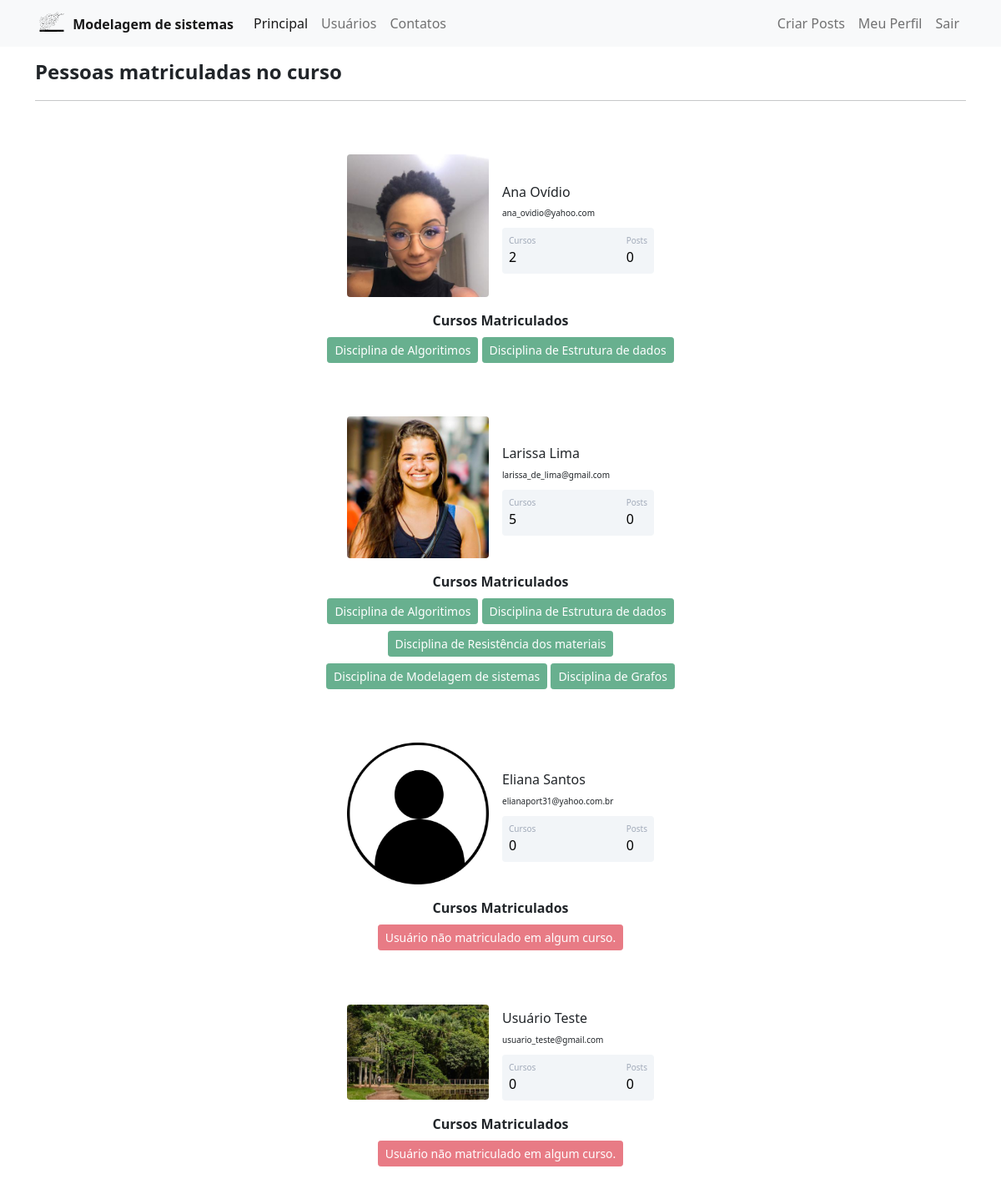
The page /users (signed in) on the database as committed earlier.
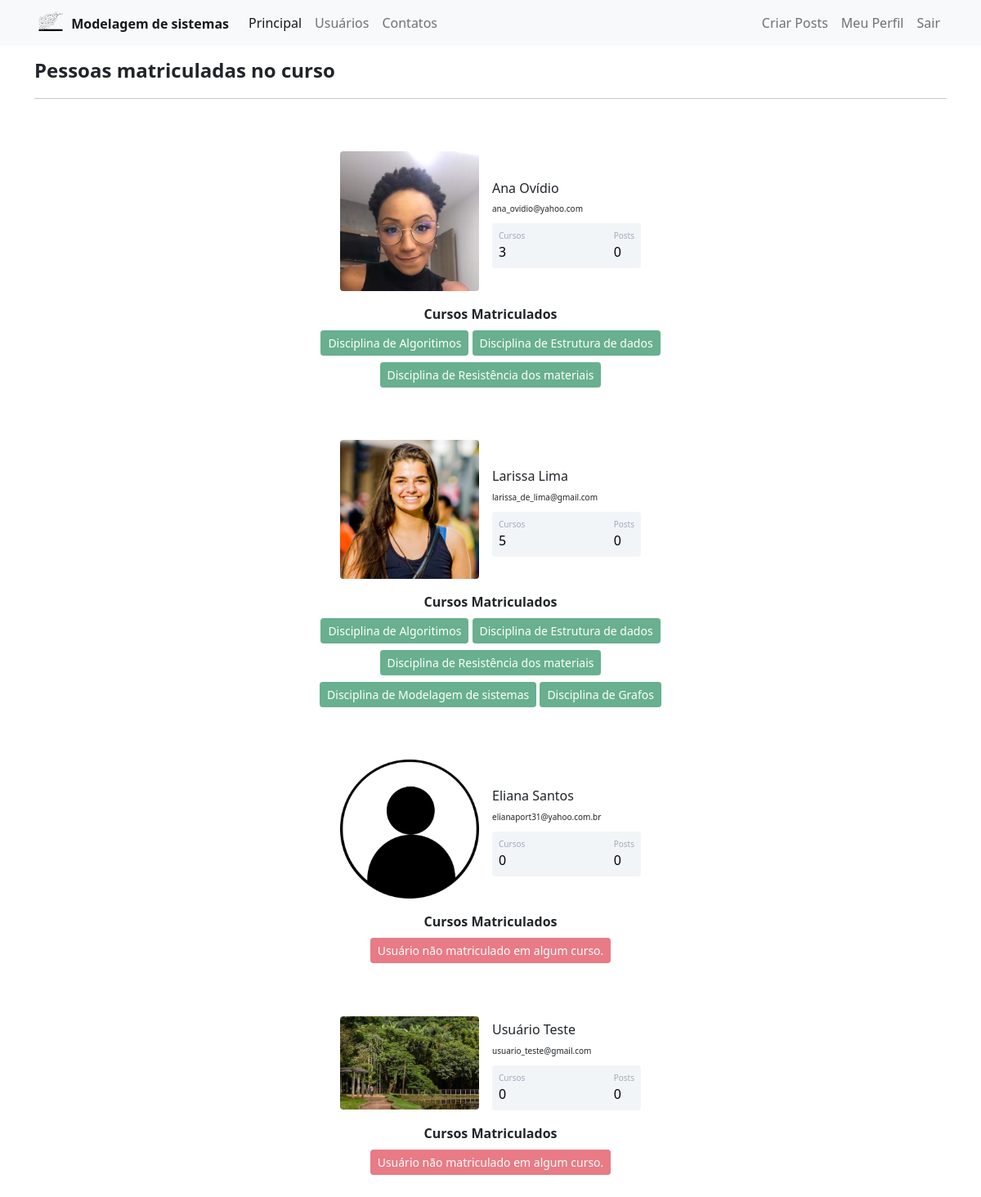
The same page on the database as committed later.
### general_system/models.py (models this page shows)
class Usuario(data_base.Model, UserMixin):
    id = data_base.Column(data_base.Integer, primary_key=True)
    username = data_base.Column(data_base.String, nullable=False)
    email = data_base.Column(data_base.String, nullable=False, unique=True)
    password = data_base.Column(data_base.String, nullable=False)
    perf_photo = data_base.Column(data_base.String, default='default.jpg')
    posts = data_base.relationship('Post', backref='autor', lazy=True)
    courses = data_base.Column(data_base.String, nullable=False, default='')

### general_system/routes.py (the view)
@app.route("/users")
@login_required
def users():
    set_users = Usuario.query.all()
    return render_template('users.html', set_users=set_users)

### general_system/models.py (called while the page is built)
@login_manager.user_loader
def load_user(id_user):
    return Usuario.query.get(int(id_user))

### general_system/templates/users.html (shortened to what this page needs)
{% extends 'base.html' %}
{% block bory %}
    <div class="container">
        <h1><font size="+2"><strong>Pessoas matriculadas no curso</strong></font></h1>
        <hr>
        {% for user in set_users %}
            <div class="container mt-5 d-flex justify-content-center">
                <div class="card p-3">
                    <div class="d-flex align-items-center">
                        <div class="image pe-3"> <img src="{{url_for('static', filename='image_id_user/{}'.format(user.perf_photo))}}" class="rounded" width="170"> </div>
                        <div class="ml-3 w-100">
                            <h4 class="mb-0 mt-0"><font size="3">{{user.username}}</font></h4> <span><font size="1">{{user.email}}</font></span>
                            <div class="p-2 mt-2 bg-primary d-flex justify-content-between rounded text-white stats">
                                {% if 'Não Informado' in user.courses or user.courses == '' %}
                                    <div class="d-flex flex-column"> <span class="articles">Cursos</span> <span class="number1">0</span> </div>
                                {% else %}
                                    <div class="d-flex flex-column"> <span class="articles">Cursos</span> <span class="number1">{{user.courses.count(';') + 1}}</span> </div>
                                {% endif %}
                                <div class="d-flex flex-column"> <span class="rating">Posts</span> <span class="number3">0</span> </div>
                            </div>
                        </div>
                    </div>
                </div>
            </div>
            <div class="row justify-content-center">
                <div class="col col-5" style="text-align: center">
                    <strong>Cursos Matriculados</strong><br>
                    {% if 'Não Informado' in user.courses or user.courses == '' %}
                        <button type="button" class="btn btn-sm btn-danger mt-2" disabled>Usuário não matriculado em algum curso.</button>
                    {% else %}
                        {% for course in user.courses.split(';') %}
                             <button type="button" class="btn btn-sm btn-success mt-2" disabled>{{ course }}</button>
                        {% endfor %}
                    {% endif %}
                </div>
            </div>
        {% endfor %}
    </div>
{% endblock %}

### general_system/templates/base.html (shortened to what this page needs)
<!DOCTYPE html>
<html lang="pt-br">
<head>
    <link href="https://cdn.jsdelivr.net/npm/bootstrap@5.1.3/dist/css/bootstrap.min.css" rel="stylesheet">
    <link rel="stylesheet" type="text/css" href="{{ url_for('static', filename='main.css') }}">
</head>
<body>
    {% include 'navbar.html' %}
    {% block bory %}
    {% endblock %}
</body>
</html>

### general_system/templates/navbar.html (shortened to what this page needs)
<nav class="navbar navbar-expand-lg navbar-light bg-light" xmlns="http://www.w3.org/1999/html">
  <div class="container-fluid container">
    <a class="navbar-brand" href="#">
      <img src="{{ url_for('static', filename='image_navbar/network.svg') }}" alt="" width="40" height="24" class="d-inline-block align-text-top">
      <strong><font size="3">Modelagem de sistemas </font></strong>
    </a>
    <div class="collapse navbar-collapse" id="navbarSupportedContent">
      <ul class="navbar-nav me-auto mb-2 mb-lg-0">
        <li class="nav-item">
          <a class="nav-link active" aria-current="page" href="{{url_for('home')}}">Principal</a>
        </li>
        <li class="nav-item">
          <a class="nav-link" href="{{url_for('users')}}">Usuários</a>
        </li>
        <li class="nav-item">
          <a class="nav-link" href="{{url_for('contacts')}}">Contatos</a>
        </li>
      </ul>
      <ul class="d-flex navbar-nav">
        {% if current_user.is_authenticated %}
            <li class="nav-item">
              <a class="nav-link" href="{{ url_for('create_post') }}">Criar Posts</a>
            </li>
            <li class="nav-item">
              <a class="nav-link" href="{{ url_for('my_profile') }}">Meu Perfil</a>
            </li>
            <li class="nav-item">
              <a class="nav-link" href="{{ url_for('logout') }}">Sair</a>
            </li>
        {%endif%}
      </ul>
    </div>
  </div>
</nav>

### general_system/static/main.css (style rules this page uses)
.card { width: 400px; border: none; border-radius: 10px; background-color: #fff }
.stats { background: #f2f5f8 !important; color: #000 !important }
.articles { font-size: 10px; color: #a1aab9 }
.number1 { font-weight: 500 }
.rating { font-size: 10px; color: #a1aab9 }
.number3 { font-weight: 500 }

Rows that differ between the two databases and show on the page:
changed Usuario "Ana Ovídio": courses "2" → "3"
Other text that changed with them:
new list line: "Disciplina de Resistência dos materiais"
